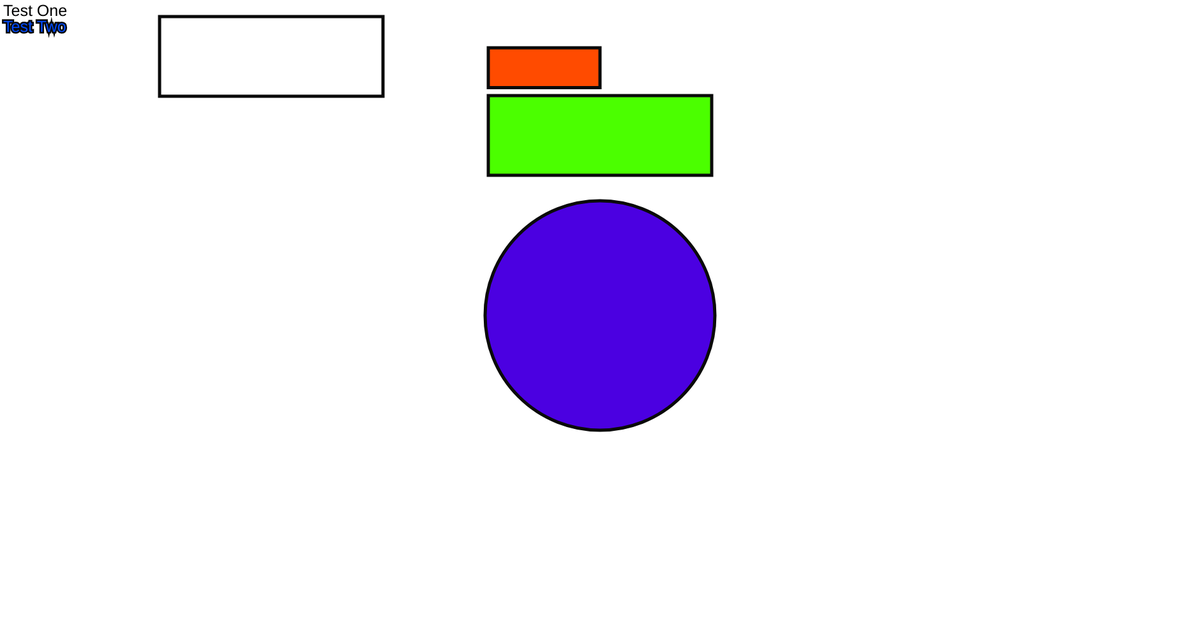
Frame 1 (no input)
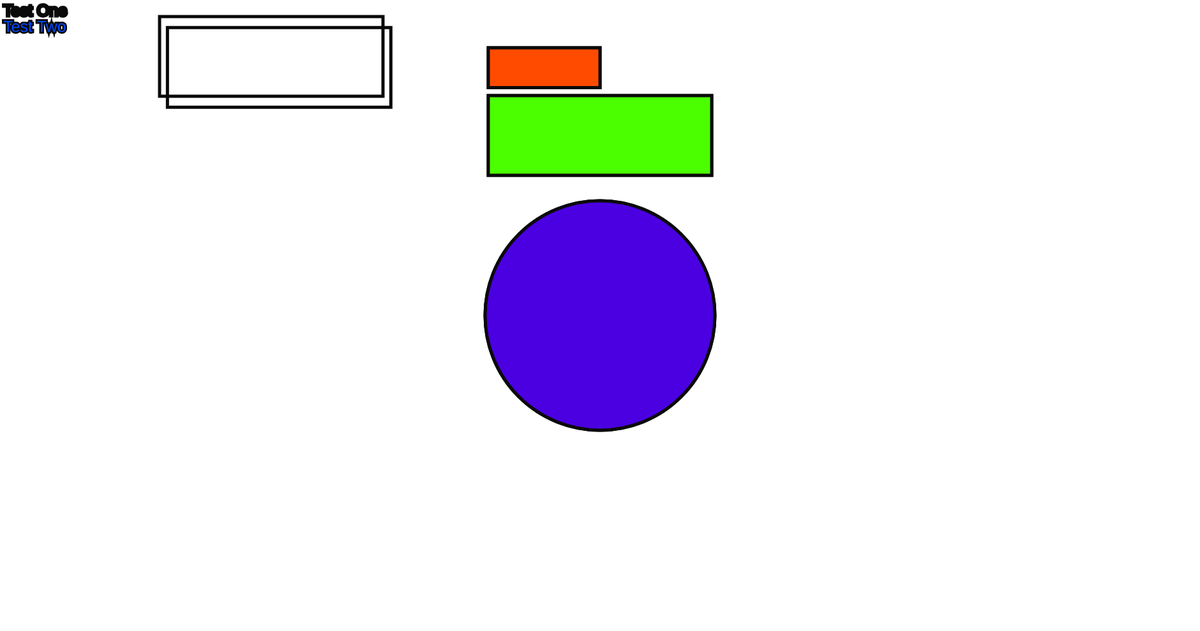
Frame 2 (the mouse pressed at the canvas centre, redrawn once)

The p5.js sketch that drew these frames (run headless with seeded random() and noise() and a simulated clock; the mouse was pressed at the canvas centre and the sketch redrawn once):

// p5.js sketch
// ── sketch.js
let rectWidth = 350;
let rectHeight = 125;
let ellHeight = 360;
let ellWidth = 360;

// creating a background
function setup() {
    createCanvas(1880, 990)
    background(255);
    noLoop();
}

// display stuff on the background
function draw() {
// Text 1    
    textSize(25);
    text("Test One", 5, 25); 

// Text 2
    textSize(25);
    fill(0, 75, 255);
    stroke(10);
    strokeWeight(5);
    text("Test Two", 5, 50);

// Ellipse 1
    fill(75, 0, 225);
    ellipse(940, 495, ellWidth, ellHeight);
    console.log(ellWidth);
    console.log(ellHeight);

// Retangale 1
    fill(75, 255, 0);
    rect(765, 150, rectWidth, rectHeight);
    console.log(rectWidth);
    console.log(rectHeight);

// Retangale 2 (Halved)
    fill(255, 75, 0);
    rect(765, 75, rectWidth/2, rectHeight/2)
    console.log(rectWidth/2);
    console.log(rectHeight/2);

 //Retangle 3 (Randomized)
    noFill()
    drawShape(rectWidth, rectHeight)
}

function drawShape(rectangleWidth, rectangleHeight) {
    let xPos = random(0, rectWidth);
    let yPos = random(0, rectHeight);

    rect(xPos, yPos, rectangleWidth, rectangleHeight);

}
